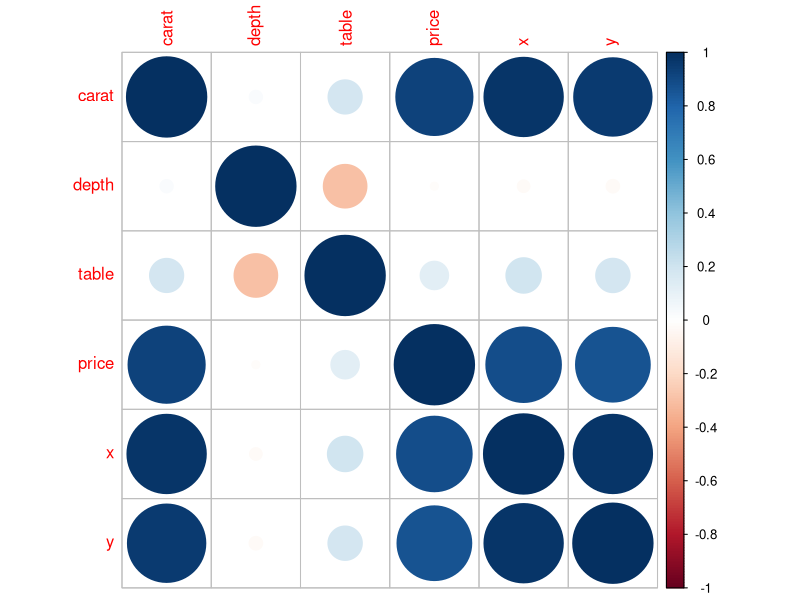
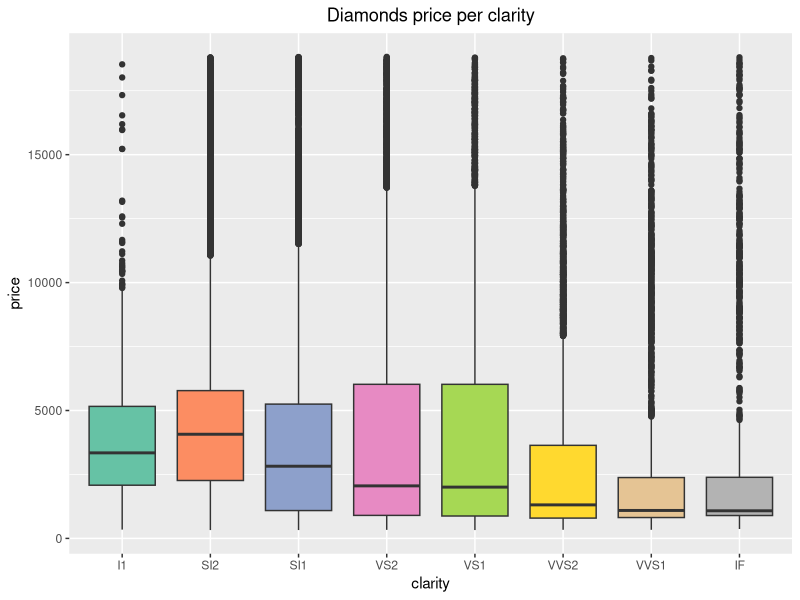
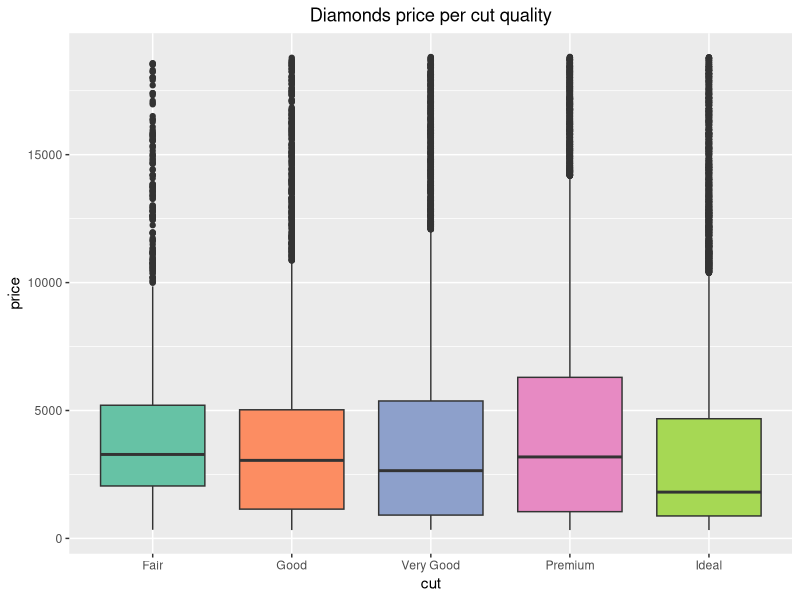
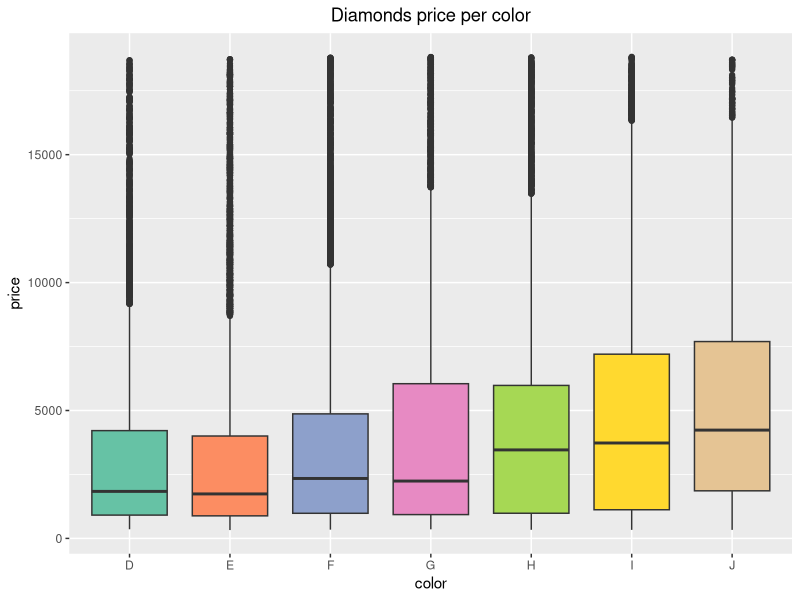
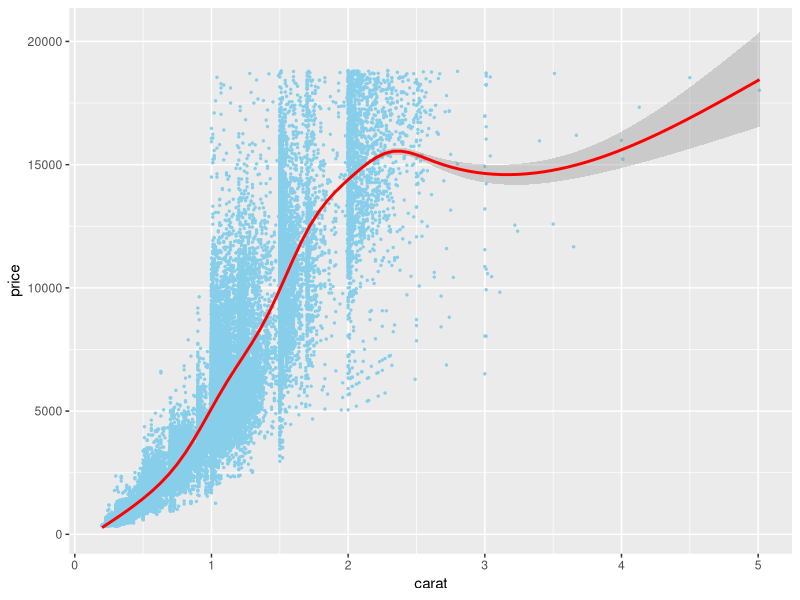
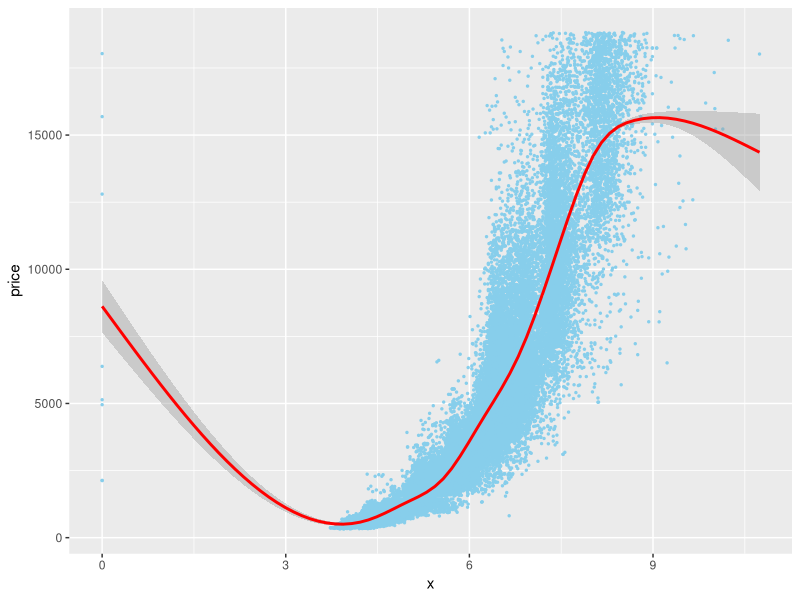
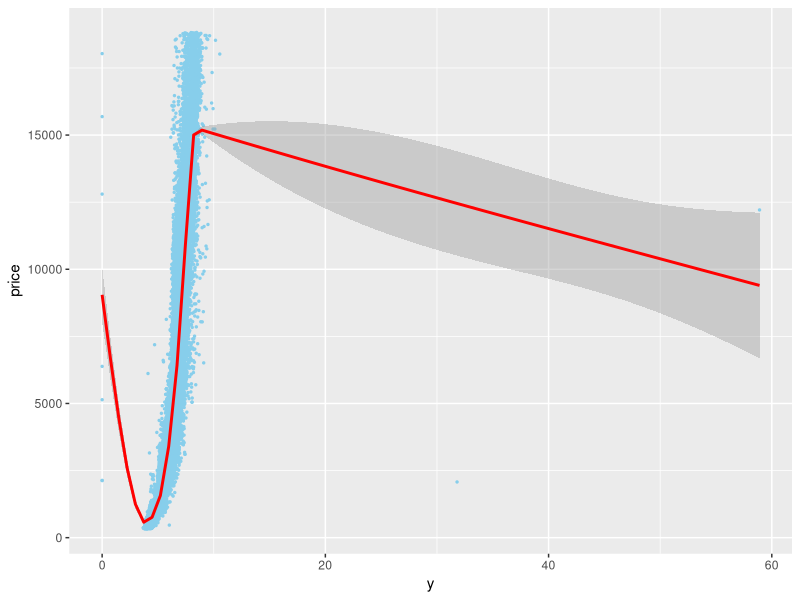
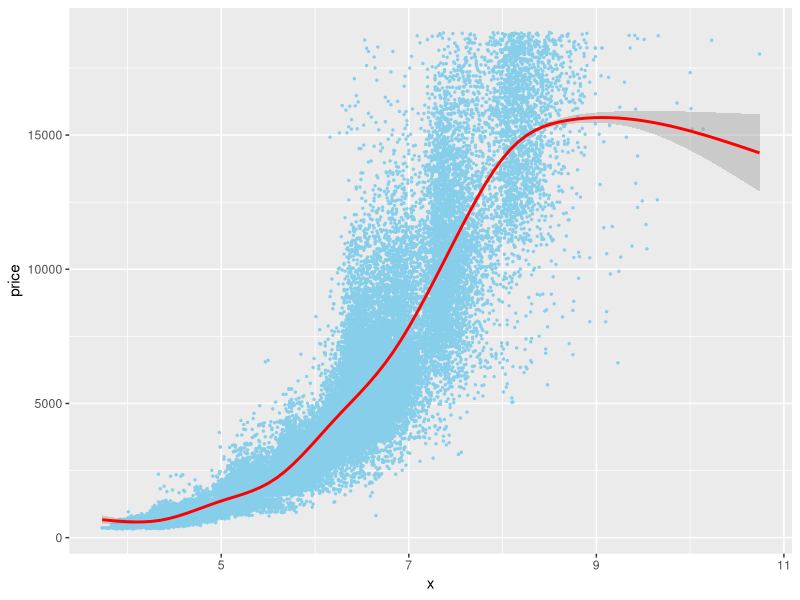

Generate these figures, in order, with R:
library(ggplot2)
data("diamonds")
?diamonds
summary(diamonds)
View(diamonds)

library(corrplot)
corrplot(cor(diamonds[,c(1,5:9)]))

#### GRAFICI ####

ggplot(diamonds, aes(clarity, price, fill = clarity)) +
  geom_boxplot() +
  scale_fill_brewer(palette = "Set2") +
  labs(title = "Diamonds price per clarity") +
  theme(plot.title = element_text(hjust = 0.5), legend.position = "none")
# Niente di particolarmente significativo

ggplot(diamonds, aes(cut, price, fill = cut)) +
  geom_boxplot() +
  scale_fill_brewer(palette = "Set2") +
  labs(title = "Diamonds price per cut quality") +
  theme(plot.title = element_text(hjust = 0.5), legend.position = "none")
# Niente di particolarmente significativo

ggplot(diamonds, aes(color, price, fill = color)) +
  geom_boxplot() +
  scale_fill_brewer(palette = "Set2") +
  labs(title = "Diamonds price per color") +
  theme(plot.title = element_text(hjust = 0.5), legend.position = "none")
# Niente di particolarmente significativo



ggplot(diamonds, aes(carat, price)) +
  geom_point(size = 0.5, color = "skyblue") +
  geom_smooth(color = "red")
# Ottima relazione quasi lineare, entro un valore di carat di circa 2,5. Oltre, nella coda destra, si perde notevolmente precisione

ggplot(diamonds, aes(x, price)) +
  geom_point(size = 0.5, color = "skyblue") +
  geom_smooth(color = "red")
# Ottima relazione quasi lineare o al massimo quadratica, lp da eliminare con grandezza x = 0

ggplot(diamonds, aes(y, price)) +
  geom_point(size = 0.5, color = "skyblue") +
  geom_smooth(color = "red")
# Ottima relazione quasi lineare o al massimo quadratica, lp da eliminare con grandezza y = 60 e y = 0

# PULIZIA VALORI ANOMALI
dm = diamonds
dm = dm[dm$x > 0,]
dm = dm[dm$y > 0,]
dm = dm[dm$y < 30,]

summary(dm)

# REPLOT
ggplot(dm, aes(x, price)) +
  geom_point(size = 0.5, color = "skyblue") +
  geom_smooth(color = "red")

ggplot(dm, aes(y, price)) +
  geom_point(size = 0.5, color = "skyblue") +
  geom_smooth(color = "red")


#### MODELLI ####
lm1 = lm(price ~ carat + poly(x, 2) + poly(y, 2), data = dm)
lm1
summary(lm1)

library(caret)

train.control = trainControl(method = "cv", number = 10)

model1 = train(price ~ carat + poly(x, 2) + poly(y, 2), data = dm, method = "lm",
               trControl = train.control)
print(model1)

model2 = train(price ~ carat + x + y, data = dm, method = "lm",
               trControl = train.control)
print(model2)

# Si preferisce il secondo modello (più semplice)

